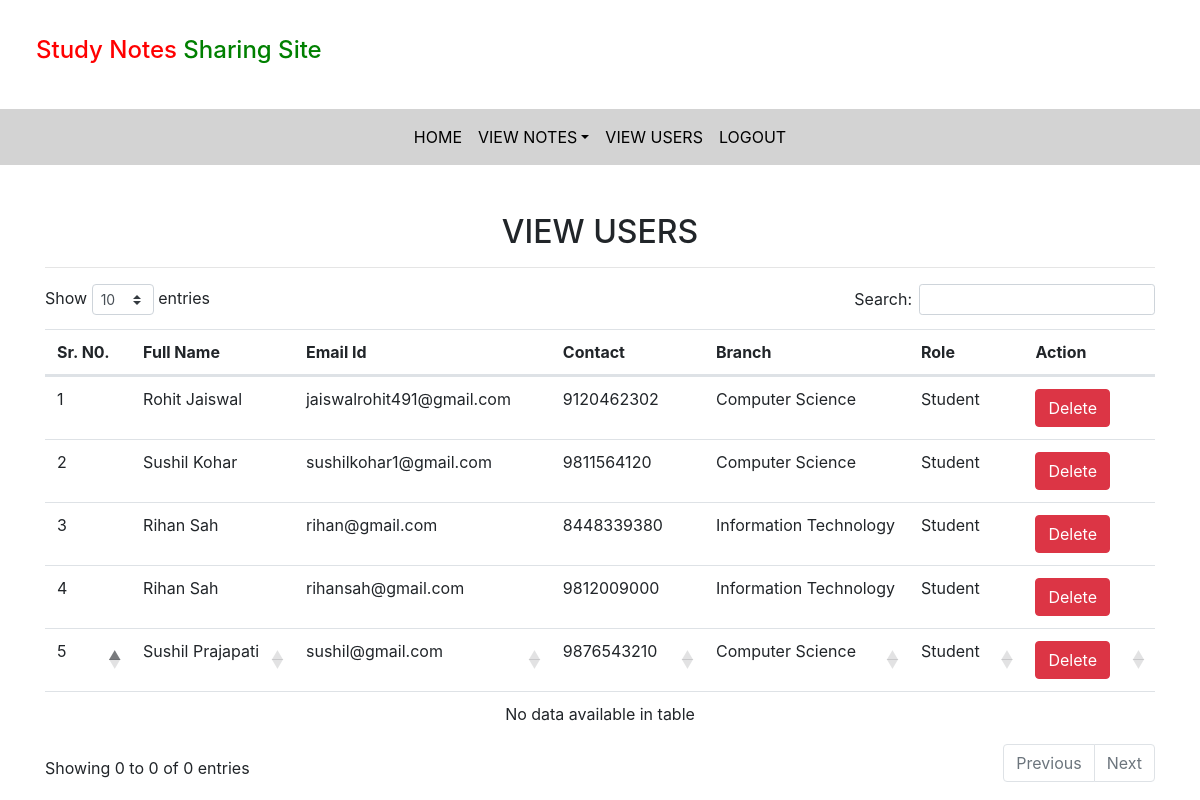
Screenshot of /view_users/ (signed in) with the database file from the repository.
### notes/models.py (models this page shows, shortened)
class Signup(models.Model):
    user = models.ForeignKey(User, on_delete=models.CASCADE)
    contact = models.CharField(max_length=10,null=True)
    branch = models.CharField(max_length=30)
    role = models.CharField(max_length=15)

### notes/views.py (the view)
# urls.py: path('view_users/',view_users,name='view_users'),
def view_users(request):
    if not request.user.is_authenticated:
        return redirect('login_admin')
    users = Signup.objects.all()
    d = {'users':users}
    return render(request,'view_users.html',d)

### notes/templates/view_users.html (shortened to what this page needs)
{% extends 'admin_nav.html' %}
{% load static %}
{% block body %}
<link rel="stylesheet" href="https://cdnjs.cloudflare.com/ajax/libs/twitter-bootstrap/4.5.2/css/bootstrap.css">
<link rel="stylesheet" href="https://cdn.datatables.net/1.10.24/css/dataTables.bootstrap4.min.css">
<div class="container mt-5">
    <h2 class="text-center">VIEW USERS</h2>
    <HR>
    <table class="table table=bordered" id="example">
       <thead>
           <tr>
               <th>Sr. N0.</th>
               <th>Full Name</th>
               <th>Email Id</th>
               <th>Contact</th>
               <th>Branch</th>
               <th>Role</th>
               <th>Action</th>
           </tr>
           {% for i in users %}
           <tr>
               <td>{{forloop.counter}}</td>
               <td style="text-transform: capitalize">{{i.user.first_name}} {{i.user.last_name}}</td>
               <td>{{i.user.username}}</td>
               <td>{{i.contact}}</td>
               <td>{{i.branch}}</td>
               <td>{{i.role}}</td>
               <td><a href="{% url 'delete_users' i.user.id %}" class = "btn btn-danger" onclick="return confirm('Are you sure?')">Delete</a></td>
           </tr>
           {% endfor %}
       </thead>
   </table>
</div>
{% endblock %}

### notes/templates/admin_nav.html (shortened to what this page needs)
<html lang="en">
<head>
    {% load static %}
  <link rel="stylesheet" href="https://maxcdn.bootstrapcdn.com/bootstrap/4.3.1/css/bootstrap.min.css">
  <link rel="stylesheet" href="https://use.fontawesome.com/releases/v5.6.3/css/all.css"></head>
  <link rel="stylesheet" href="{% static 'css/mystyle.css'%}">
</head>
<body>
<h4 style = "padding : 3%"><span style="color:red">Study Notes</span><span style="color:green"> Sharing Site</span></h4>
<nav class=" navbar navbar-expand-sm justify-content-center" style = "background-color: lightgrey;">
<ul class="navbar-nav">
  <li class="navbar-item">
      <a class="nav-link" href="{% url 'admin_home' %}">HOME</a>
  </li>
  <li class="nav-item dropdown">
    <a  class="nav-link dropdown-toggle" href="#" data-toggle="dropdown">VIEW NOTES</a>
  </li>
  <li class="navbar-item">
    <a class="nav-link" href="{% url 'view_users' %}">VIEW USERS</a>
  </li>
  <li class="navbar-item">
    <a class="nav-link" href="{% url 'logout' %}">LOGOUT</a>
  </li>
</ul>
</nav>
</body>
</html>
{% block body %}
{% endblock %}

### notes/static/css/mystyle.css (style rules this page uses)
.nav-link { color : black }

### rows the page displays
Signup: user.first_name "Rohit", user.last_name "Jaiswal", user.username "jaiswalrohit491@gmail.com", contact "9120462302", branch "Computer Science", role "Student"
Signup: user.first_name "Sushil", user.last_name "Kohar", user.username "sushilkohar1@gmail.com", contact "9811564120", branch "Computer Science", role "Student"
Signup: user.first_name "Rihan", user.last_name "Sah", user.username "rihan@gmail.com", contact "8448339380", branch "Information Technology", role "Student"
Signup: user.first_name "Rihan", user.last_name "Sah", user.username "rihansah@gmail.com", contact "9812009000", branch "Information Technology", role "Student"
Signup: user.first_name "Sushil", user.last_name "Prajapati", user.username "sushil@gmail.com", contact "9876543210", branch "Computer Science", role "Student"
